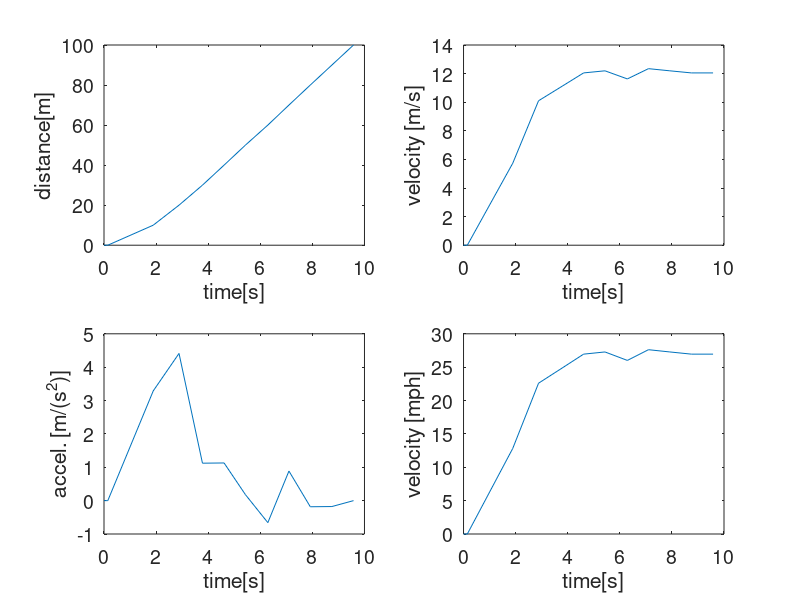
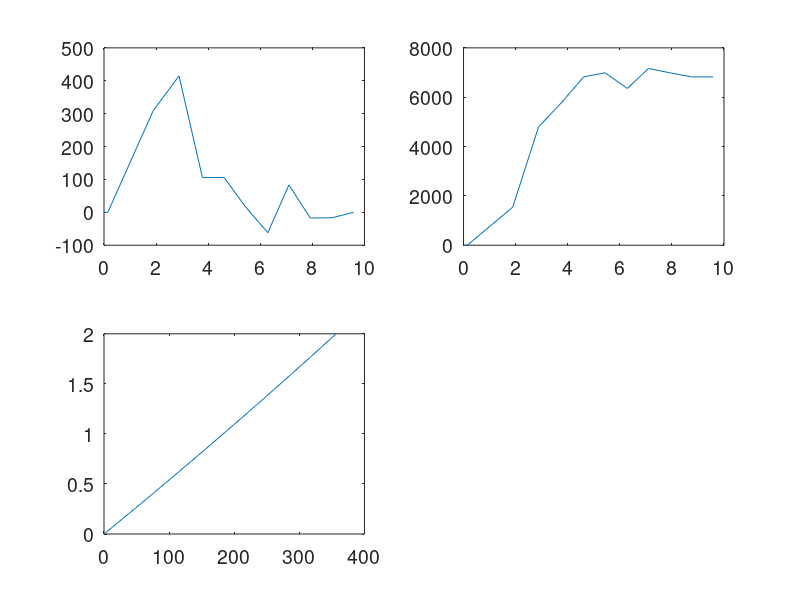

Reproduce these figures in MATLAB, in order.
%% Problem Set 7
% Jonathan Babu
set(0,'defaultfigurecolor',[1 1 1]); 
set(0,'defaultAxesFontSize',14);
set(0,'defaultfigureposition',[0 0 700 350]);
format compact;

%% Problem 1
% I didn't know what the finiteDifference method was.

clear all
%% Problem 2
%a)
t = [0, 0.146, 1.89, 2.88, 3.78, 4.61, 5.43, 6.29, 7.1, 7.92, 8.75, 9.58];
x = [0, 0, 10, 20, 30, 40, 50, 60, 70, 80, 90, 100];
subplot(2,2,1)
plot(t,x)
xlabel('time[s]')
ylabel('distance[m]')

%b)
v = diff([eps; x(:)])./diff([eps; t(:)]);
v(1)=0;
v(2)=0;
v2 = v.*2.236941852;
subplot(2,2,2)
plot(t,v)
xlabel('time[s]')
ylabel('velocity [m/s]')

a = diff([eps; v(:)])./diff([eps; t(:)]);
a(1)=0;
subplot(2,2,3)
plot(t,a)
xlabel('time[s]')
ylabel('accel. [m/(s^2)]')

subplot(2,2,4)
plot(t,v2)
xlabel('time[s]')
ylabel('velocity [mph]')
%c)
v2(7)
% his top speed is at around 7 seconds, when he is going almost 27.3 mph.

%d)
figure(2)
% F = m*a; his mass is 94 kg
F = a.*94;
subplot(2,2,1)
plot(t,F)
% Ek = 1/2*m*v.^2
Ek = (v.^2)*47;
subplot(2,2,2)
plot(t,Ek)
% Power = work / time
P = diff([eps; Ek(:)])./diff([eps; t(:)]);
subplot(2,2,3)
plot(t,P)

%% Problem 3
clear all; close all;
r = linspace(0, 2, 100);
ao = 0.0529; %nm
A = (8/(27*sqrt(6)))*(ao^(-3/2));
R31 = @(r) A.*(1-(r./6*ao)).*(r./ao).*exp(-r./3*ao);
prob = R31(r)
%func = r.*R31^2.*r^2;
plot(prob,r)
% a)
%S = mcIntegral(prob, 0, 2, 1000);

%b)
%D = mcIntegral(func, 0, 2, 1000);
%disp(S)
%disp(D)

%c)
%S* 0.20

% I could not find a way to properly plot the probability values against
% the r values. My graph always looked crazy
%% Problem 4

R = 50e-2; %m
Q = 5e-9; %C
x = linspace( -1, 1, 0.1);
y = linspace( -1, 1, 0.1);
r = linspace( -1, 1, 0.1);

try
%a)
v = sphericalConductorPotential(x, y, R, Q);
contour(x, y, v)
xlabel('x [m]')
ylabel('y [m]')
[X,Y,Z] = meshgrid(x,y,z);
xlabel('x [m]')
ylabel('y [m]')
zlabel('V [volts]')

%b)
contour(x, y, v)
xlabel('x [m]')
ylabel('y [m]')
[X,Y,Z] = meshgrid(x,y,z);

xlabel('x [m]')
ylabel('y [m]')
zlabel('V [volts]')
catch
end
%% Functions
% I could not come up with the functions and plan on stopping by Office
% hours this week and seeing how you did all of this. 